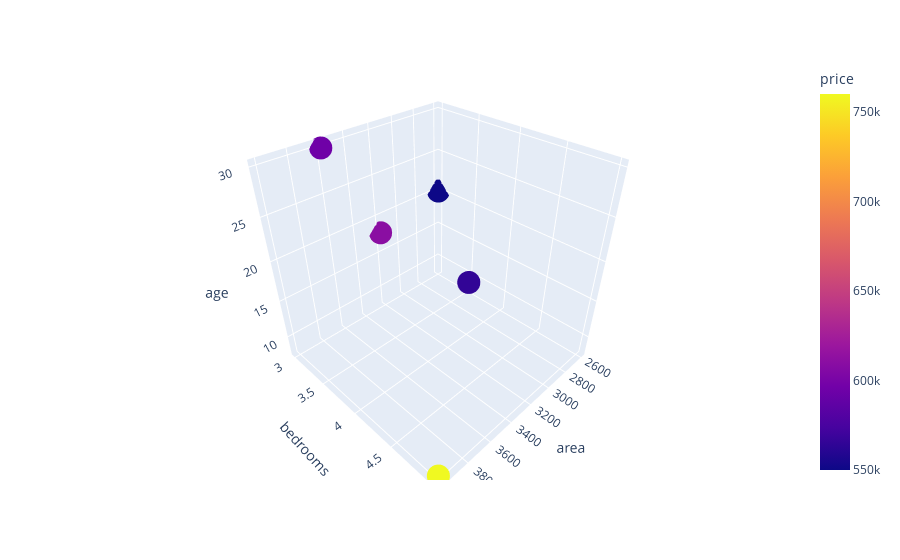

Notebook cell for this chart:
### Code cell
px.scatter_3d(df,x="area",y="bedrooms",z="age",color=df.price)

### Figure 1 — Plotly figure (JSON) as saved in the notebook; plotly's stock layout.template omitted (floating-point values rounded to 4 significant figures)
{"data": [{"hovertemplate": "area=%{x}<br>bedrooms=%{y}<br>age=%{z}<br>price=%{marker.color}<extra></extra>", "legendgroup": "", "marker": {"color": [550000, 565000, 610000, 595000, 760000], "coloraxis": "coloraxis", "symbol": "circle"}, "mode": "markers", "name": "", "scene": "scene", "showlegend": false, "type": "scatter3d", "x": [2600, 3000, 3200, 3600, 4000], "y": [3, 4, 3, 3, 5], "z": [20, 15, 18, 30, 8]}], "layout": {"coloraxis": {"colorbar": {"title": {"text": "price"}}, "colorscale": [[0, "#0d0887"], [0.1111, "#46039f"], [0.2222, "#7201a8"], [0.3333, "#9c179e"], [0.4444, "#bd3786"], [0.5556, "#d8576b"], [0.6667, "#ed7953"], [0.7778, "#fb9f3a"], [0.8889, "#fdca26"], [1, "#f0f921"]]}, "legend": {"tracegroupgap": 0}, "margin": {"t": 60}, "scene": {"domain": {"x": [0, 1], "y": [0, 1]}, "xaxis": {"title": {"text": "area"}}, "yaxis": {"title": {"text": "bedrooms"}}, "zaxis": {"title": {"text": "age"}}}}}
